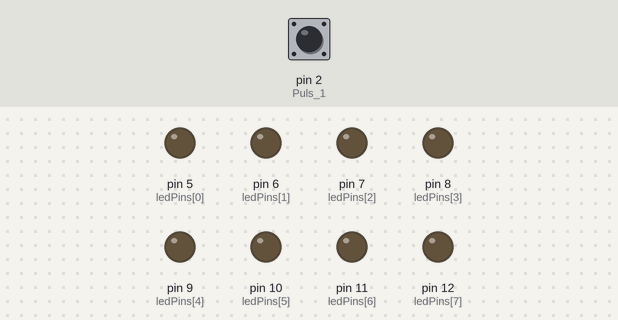
A sketch run on a simulated Arduino Uno, built with avr-gcc and run on an emulated ATmega328P. Shown: output pins drawn as LEDs (lit = HIGH). The inputs (shaded band) are chosen by the test bench; at power-on: pin 2 (Puls_1) HIGH.

Above: at 1.2 s.
1.3 s: pin 2 (Puls_1) pulled LOW for 0.15 s
At 1.8 s:
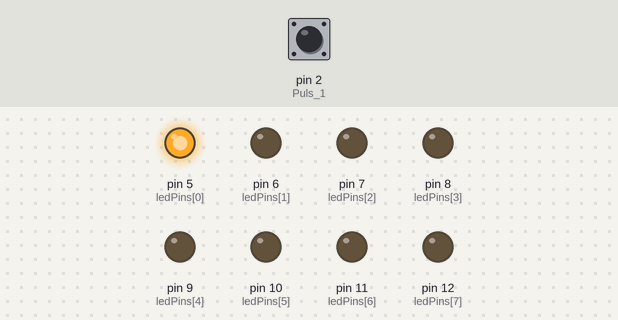
2.9 s: pin 2 (Puls_1) pulled LOW for 1 s
At 4.3 s:
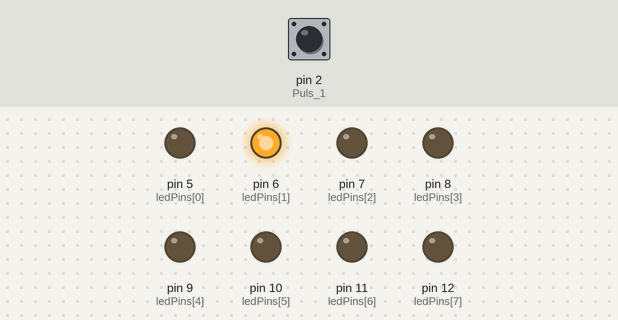
5.4 s: pin 2 (Puls_1) pulled LOW for 0.15 s
At 6.1 s:
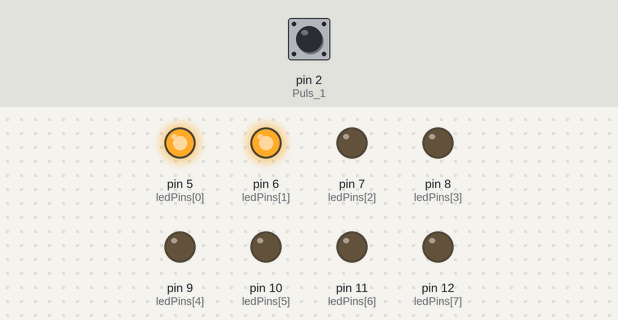
7.0 s: pin 2 (Puls_1) pulled LOW for 3.2 s
At 11.4 s:
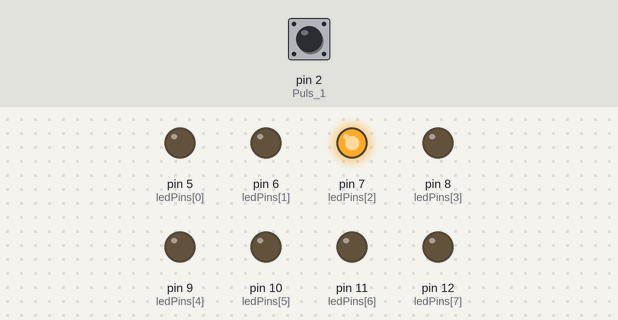
11.7 s: pin 2 (Puls_1) pulled LOW for 0.15 s
At 12.1 s:
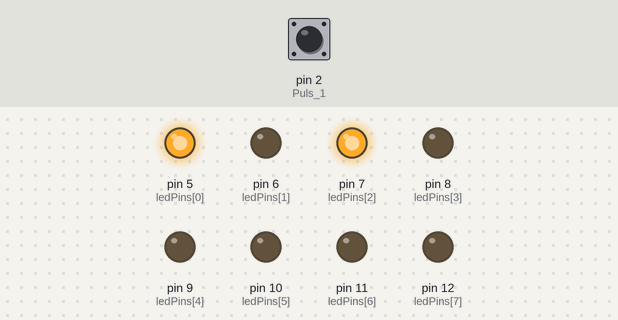
13.3 s: pin 2 (Puls_1) pulled LOW for 1 s
At 14.6 s:
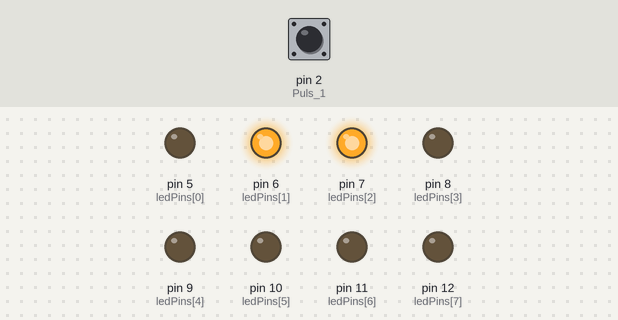
Timing chart, 0 to 16.3 s (numbered marks = the images above; inputs shaded):
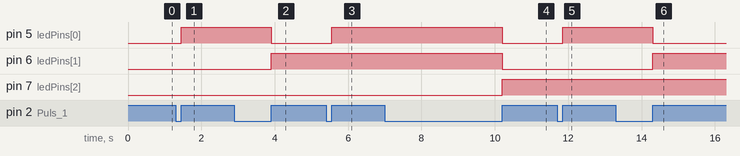

Measured:
- after the input at 1.3 s, pin 5 (ledPins[0]): LOW → HIGH after 0.15 s
- after the input at 2.9 s, pin 5 (ledPins[0]): HIGH → LOW after 1.0 s; pin 6 (ledPins[1]): LOW → HIGH after 1.0 s
- after the input at 5.4 s, pin 5 (ledPins[0]): LOW → HIGH after 0.15 s
- after the input at 7.0 s, pin 5 (ledPins[0]), pin 6 (ledPins[1]): HIGH → LOW after 3.2 s; pin 7 (ledPins[2]): LOW → HIGH after 3.2 s
- after the input at 11.7 s, pin 5 (ledPins[0]): LOW → HIGH after 0.15 s
- after the input at 13.3 s, pin 5 (ledPins[0]): HIGH → LOW after 1.0 s; pin 6 (ledPins[1]): LOW → HIGH after 1.0 s

The sketch:

leds.ino
```cpp
int resultados = 0;   /// Variable para mostrar los resultados
int num1 = 0;
int num2 = 0;
boolean ver=true;
int comparar = 0; //1-iguales - diferentes

const int Puls_1 = 2;        // Ingreso de num1
const int Puls_2 = 3;        // Ingreso de num2
const int Puls_3 = 4;

const int debounceDelay = 5;  // milliseconds to wait until stable


int ledPins[] = {5, 6, 7, 8, 9, 10, 11, 12}; // create array of output pins for LEDs
// Se mostrará la variable resultados

void setup() {
  pinMode(Puls_1, INPUT);   // Inicializar puls 1
  pinMode(Puls_2, INPUT);   // Inicializar puls 2
  pinMode(Puls_3, INPUT);   // Inicializar comparacion

  for (int index = 0; index < 8; index++) {
    pinMode(ledPins[index], OUTPUT);         // declarar pines como salida
  }

}

void loop() {
 if (!digitalRead(Puls_1)) {     //SE pulsó
    delay(debounceDelay);           //Esperar un tiempo por rebotes
                 //Incrementar el contador
    if(ver){

      if(num1>16){
        ver=false;
        num1=15;
        }
         num1=num1+1;

    }else{

       num1=num1-1;
      if(num1>=0){
        ver=true;
        num1=0;
        }
      }

  }
  while (!digitalRead(Puls_1)) {  // Mientras se tenga presionado
  }
  resultados =  num1; // Mostrar los resultados en una sola variable
  Visualizar();
  delay(10);

}
void Visualizar()
{
  for (int index = 0; index < 8; index++)
  {
    digitalWrite(ledPins[index], bitRead(resultados, index));  ///  bitRead(var, index)
    ///  digitalWrite(pin, value)
  }
}
```
